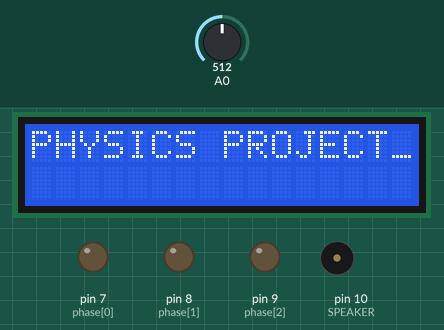
The sketch below on a simulated Arduino Uno, built with avr-gcc and run on an emulated ATmega328P. On the bench: 16×2 character LCD, output pins drawn as LEDs (lit = HIGH), buzzer (waves = sounding). The inputs (shaded band) are chosen by the test bench; at power-on: A0 = 512.

Above: at 4.0 s.
At 6.2 s:
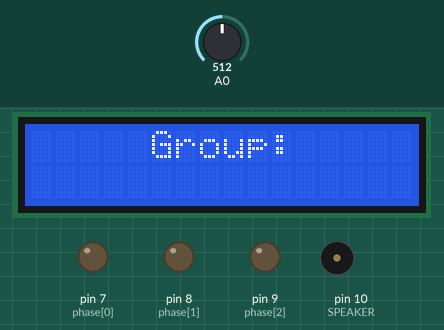
At 9.5 s:
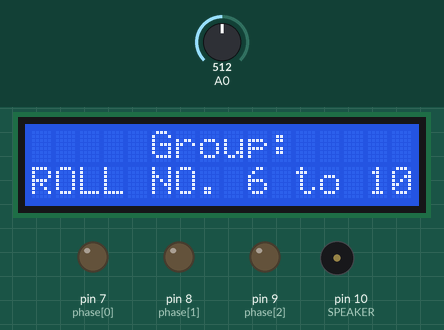
At 24.4 s:
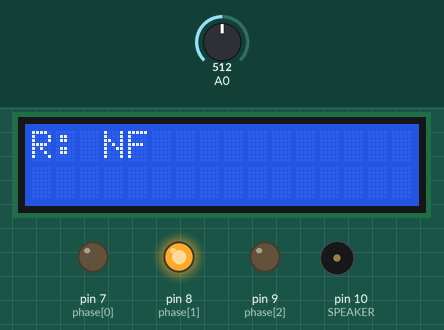
At 24.9 s:
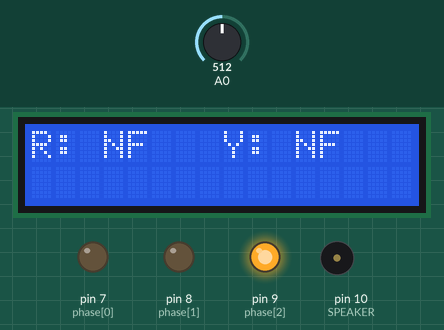
At 39.4 s:
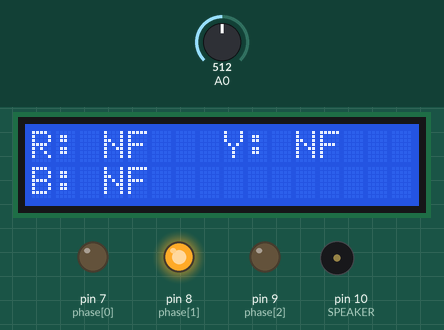
Timing chart, 0 to 40.0 s (numbered marks = the images above):
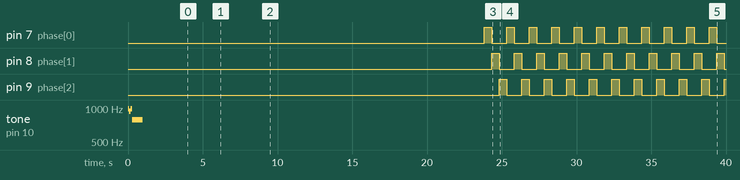

The sketch:

UNDERGROUND_CABLE_FAULT_DISTANCE_LOCATOR.ino
```cpp
#include <LiquidCrystal.h>                                     //include lcd library

const int rs = 12, en = 11, d4 = 5, d5 = 4, d6 = 3, d7 = 2;    // set pins used in lcd module
LiquidCrystal lcd(rs, en, d4, d5, d6, d7);                     // define lcd pins

//----------------------------------
int Li          = 17;
int Lii         = 1;
int Ri          = -1;
int Rii         = -1;

//----------------------------------

int phase[3] = {7, 8, 9};                                       // define phase control pins

//----------------------------------

int SPEAKER = 10;                                               // define speaker

int numTones = 10;
int tones[] = { 988, 932, 988, 784, 784, 784, 784, 784, 784, 784};


//================================================================================================================================


 void setup()
 {

   for (int i = 0; i < numTones; i++)
   {
     tone(SPEAKER, tones[i]);
     delay(100);
   }
   noTone(SPEAKER);

 //-------------------------------------------------------------

   lcd.begin(16, 2);                                           // start the LCD library

   for (int i = 0; i <= 16; i++)                               // "PHYSICS PROJECT" scrolling right
   {
     lcd.setCursor(0, 0);
     lcd.print(Scroll_LCD_Right("PHYSICS PROJECT_"));
     delay(180);
   }
   delay(2000);
   lcd.clear();
   Clear_Scroll_LCD_Right();

   lcd.setCursor(5,0);
   lcd.print("Group:");                                     // Display  " GROUP: ROLL NO. 6 to 10"
   delay(1000);

   for (int i = 0; i <=15; i++)
   {
     lcd.setCursor(0, 1);
     lcd.print(Scroll_LCD_Left("ROLL NO. 6 to 10"));
     delay(150);
   }
   delay(2000);
   Clear_Scroll_LCD_Left();                                  // Use if the text in the string is changed / different from before
   lcd.clear();

   for (int i = 0; i <= 11; i++)
   {
     lcd.setCursor(0, 0);
     lcd.print(Scroll_LCD_Right("Topic:"));                  // Display  " Topic" - scrolling right
     delay(150);
   }
   for (int i = 0; i <= 56; i++)                             // 56 is the result of the lcd = 16 column plus the length of the string 40.
   {
     lcd.setCursor(0, 1);
     lcd.print(Scroll_LCD_Left("UNDERGROUND CABLE FAULT DISTANCE LOCATOR"));              // Display  " UNDERGROUND CABLE FAULT DISTANCE LOCATOR" scrolling left
     delay(150);
   }
   Clear_Scroll_LCD_Left();                                  // Use if the text in the string is changed / different from before
   for (int i = 16; i <= 26; i++)
   {
     lcd.setCursor(0, 0);
     lcd.print(Scroll_LCD_Right("Topic :"));                // Display  " Topic" - scrolling left
     delay(150);
   }

   Clear_Scroll_LCD_Right();                                 // Use if the text in the string is changed / different from before
   Clear_Scroll_LCD_Left();                                  // Use if the text in the string is changed / different from before

 //-------------------------------------------------------------

  for (int j = 0; j < 3; j++)                                // set pin mode for phase relays
  {
    pinMode(phase[j], OUTPUT);
  }
}


//================================================================================================================================

 void loop()
 {
  digitalWrite(phase[0], HIGH);
  delay(500);
  int dist1 = distance(analogRead(A0));
  if (dist1 == 0) {
    lcd.setCursor(0, 0);
    lcd.write("R: ");
    lcd.setCursor(3, 0);
    lcd.write("NF   ");
  }
  else {
    lcd.setCursor(0, 0);
    lcd.write("R: ");
    lcd.setCursor(3, 0);
    lcd.print(dist1);
    lcd.setCursor(4, 0);
    lcd.write(" KM");
    noTone(SPEAKER);
  }
  digitalWrite(phase[0], LOW);

 //-------------------------------------------------------------
  digitalWrite(phase[1], HIGH);
  delay(500);
  int dist2 = distance(analogRead(A0));
  if (dist2 == 0) {
    lcd.setCursor(8, 0);
    lcd.write("Y: ");
    lcd.setCursor(11, 0);
    lcd.write("NF   ");
  }
  else {
    lcd.setCursor(8, 0);
    lcd.write("Y: ");
    lcd.setCursor(11, 0);
    lcd.print(dist2);
    lcd.setCursor(12, 0);
    lcd.write(" KM");
    noTone(SPEAKER);
  }
  digitalWrite(phase[1], LOW);

 //-------------------------------------------------------------
  digitalWrite(phase[2], HIGH);
  delay(500);
  int dist3 = distance(analogRead(A0));
  if (dist3 == 0) {
    lcd.setCursor(0, 1);
    lcd.write("B: ");
    lcd.setCursor(3, 1);
    lcd.write("NF   ");
  }
  else {
    lcd.setCursor(0, 1);
    lcd.write("B: ");
    lcd.setCursor(3, 1);
    lcd.print(dist3);
    lcd.setCursor(4, 1);
    lcd.write(" KM");
    noTone(SPEAKER);
  }
  digitalWrite(phase[2], LOW);
}


//ADC FUNCTIONS
//================================================================================================================================

 int distance(int inputVoltage)
 {
   if (inputVoltage >= 890 && inputVoltage < 920)
   {
     tone(SPEAKER, 550);
     delay(1000);
     return 8;
   }
   else if (inputVoltage >= 850 && inputVoltage < 890)
   {
     tone(SPEAKER, 400);
     delay(1000);
     return 6;
   }
   else if (inputVoltage >= 750 && inputVoltage < 850)
   {
     tone(SPEAKER, 250);
     delay(1000);
     return 4;
   }
   else if (inputVoltage >= 600 && inputVoltage < 750)
   {
     tone(SPEAKER, 100);
     delay(1000);
     return 2;
   }

   else return 0 ;

 }


//LCD FUNCTIONS
//================================================================================================================================
   String Scroll_LCD_Left(String StrDisplay)
   {
      String result;
      String StrProcess = "                " + StrDisplay + "                ";
      result = StrProcess.substring(Li,Lii);
      Li++;
      Lii++;
      if (Li>StrProcess.length())
      {
        Li=16;
        Lii=0;
      }
      return result;
   }

   void Clear_Scroll_LCD_Left()
   {
      Li=16;
      Lii=0;
   }

 //-------------------------------------------------------------
   String Scroll_LCD_Right(String StrDisplay)
   {
      String result;
      String StrProcess = "                " + StrDisplay + "                ";
      if (Rii<1)
      {
         Ri  = StrProcess.length();
         Rii = Ri-16;
      }
      result = StrProcess.substring(Rii,Ri);
      Ri--;
      Rii--;
      return result;
   }

   void Clear_Scroll_LCD_Right()
   {
      Ri=-1;
      Rii=-1;
   }
//================================================================================================================================
```

Measured:
- by itself, pin 7 (phase[0]), pin 8 (phase[1]), pin 9 (phase[2]): alternates HIGH for 0.50 s and LOW for 1.0 s
- what the display in image 0 shows lasts 2.2 s, from 4.0 s to 6.2 s
- what the display in image 1 shows lasts 1.0 s, from 6.2 s to 7.2 s
- what the display in image 3 shows lasts 0.5 s, from 24.3 s to 24.8 s
